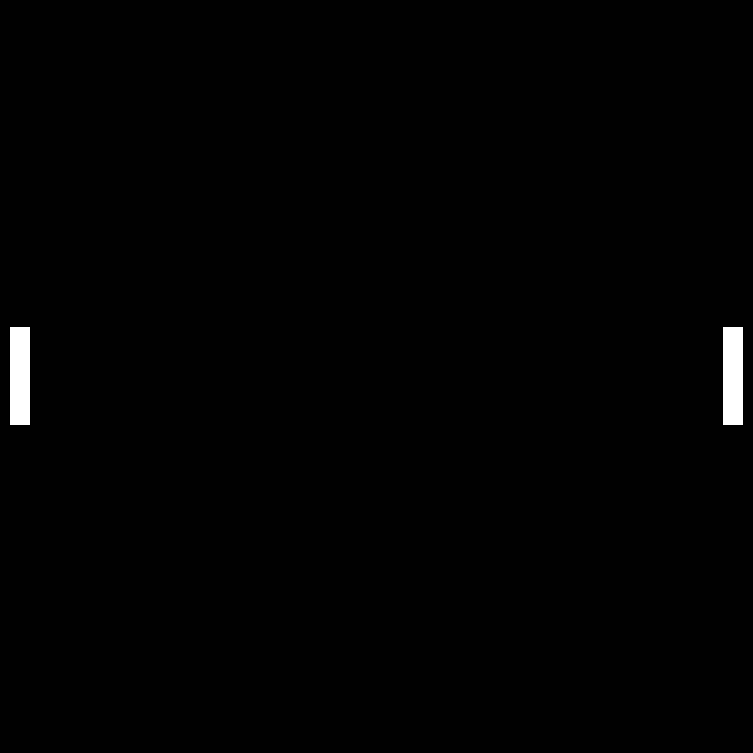
Frame 1 (no input)
Frame 60 (the mouse pressed at the canvas centre just before this capture): identical to frame 1, image omitted
Frame 120 (the mouse held since frame 60 and released just before this capture): identical to frame 1, image omitted

The Processing sketch that drew this single still picture (run headless with seeded random() and noise(); from frame 60 on, the mouse is pressed at the canvas centre):

// Processing sketch: shoottttt
// ── shoottttt.pde
//Space Invaders. Mischa vs Zanzie 
PVector shipDim = new PVector(21, 99);
int shipSpeed = 20;

int ship1x;
int ship2x;
int ship1y;
int ship2y;

boolean s1up, s2up, s1down, s2down;



void setup() {
  size(753, 753); //Just because Zanzie wants so
  background (1);

  ship1x = 15;
  ship2x = width-15; 
  ship1y = height/2;
  ship2y = height/2;

  rectMode(CENTER);
}

void draw() {
  shipMovement();

  //draw ships, rects for now, to be replaced with shooting ship
  rect(20, ship1y, shipDim.x, shipDim.y );
  rect(width-20, ship2y, shipDim.x, shipDim.y);
}

void shipMovement() {
  if (s1up) ship1y -= shipSpeed;
  if (s1down) ship1y += shipSpeed;
  if (s2up) ship2y -= shipSpeed;
  if (s2down) ship2y += shipSpeed;
}


// ── bullets.pde
//class Bullet {
//    int x, y;
//
//    Bullet(int xpos, int ypos) {
//        x = xpos + gridsize/2 - 4;
//        y = ypos;
//    }
//
//    void draw() {
//        rect(x, y, pixelsize, pixelsize);
//        y -= pixelsize;
//    }
//}

// ── classbullet.pde
//TNKS to Tristian Brismontier

class Laser
{
  float pX;
  float pY;
  float taille;
  boolean tire;
  float speedy;
  boolean unedeux=true;

  Laser(float x_, float y_) //bullets for layer 1
  {
    pX=width/2; 
    pY=9*height/10;
    taille = 3;
    tire=false;
    speedy=-4.1;
  }

  Laser() //bullets for player 2
  { 
    pX=width/2; 
    pY=9*height/10;
    taille = 3; 
    tire=false; 
    speedy=4.1;
  }

  void display()
  {
    strokeWeight(taille);
    stroke(255);
    line(pX, pY, pX, pY-5*taille);
  }


  void move()
  {
    if (tire==true)
    {
      pY=pY - speedy;
      if ( pY < 0 || pY > height+5*taille )
      {
        pX=0;
        pY=0;
        tire=false;
      }
    }
  }

  void lancement(float x_)
  {
    if (tire==false)
    {
      tire=true;
      pX=x_;
      if (unedeux==true)
      {
        pY=9*height/10;
        unedeux=!unedeux;
      } else
      {
        pY=9*height/10-2;
        unedeux=!unedeux;
      }
    }
  } 

  void lancement(float x_, float y_)
  {
    if (tire==false)
    {
      tire=true;
      pX=x_;
      pY=y_;
    }
  }
}


// ── lazer.pde
////TNKS to Tristian Brismontier
//
//class Laser
//{
//  boolean Ti = false;
//  float pX;
//  float pY;
//  float taille;
//  boolean tire;
//  float speedy;
//  boolean unedeux=true;
// 
//  Laser(float x_, float y_) //bullets for layer 1
//  {
//    pX=width/2; 
//    pY=9*height/10;
//    taille = 3;
//    tire=false;
//    speedy=-4.1; 
//  
//  }
// 
//
//  void display()
//  {
//    
//        strokeWeight(taille);
//        stroke(255);
//        line(pX,pY,pX,pY-5*taille);
//      }
//    
//  
//  void move()
//  {
//    if(tire==true)
//    {
//      pY=pY - speedy;
//      if( pY < 0 || pY > height+5*taille )
//      {
//        pX=0;
//        pY=0;
//        tire=false;
//      }
//    }
//  }
// 
//  void lancement(float x_)
//  {
//    if(tire==false)
//    {
//      tire=true;
//      pX=x_;
//      if(unedeux==true)
//      {
//         pY=9*height/10;
//         unedeux=!unedeux;
//      }
//      else
//      {
//        pY=9*height/10-2;
//        unedeux=!unedeux;
//      }
//       
//    }
//  } 
// 
//  void lancement(float x_,float y_)
//  {
//    if(tire==false)
//    {
//      tire=true;
//      pX=x_;
//      pY=y_;
//       
//      
//    }
// 
//  }
//}
